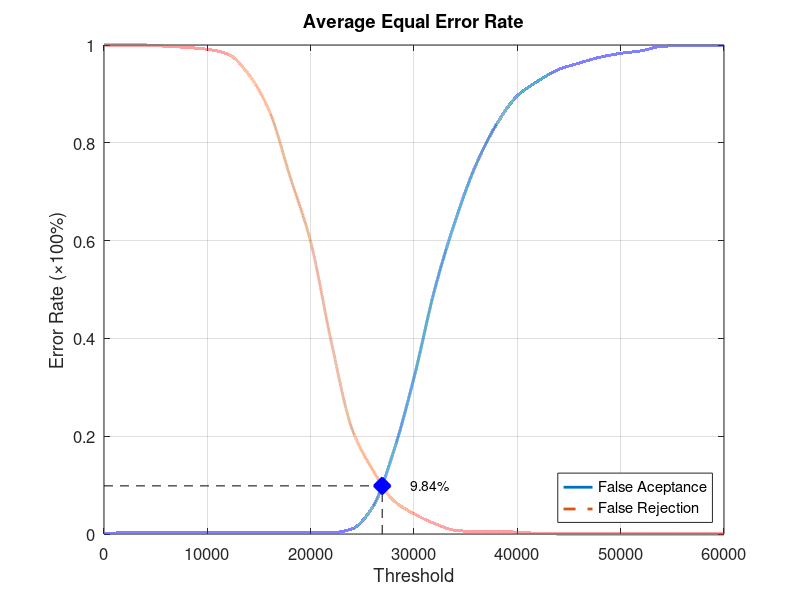
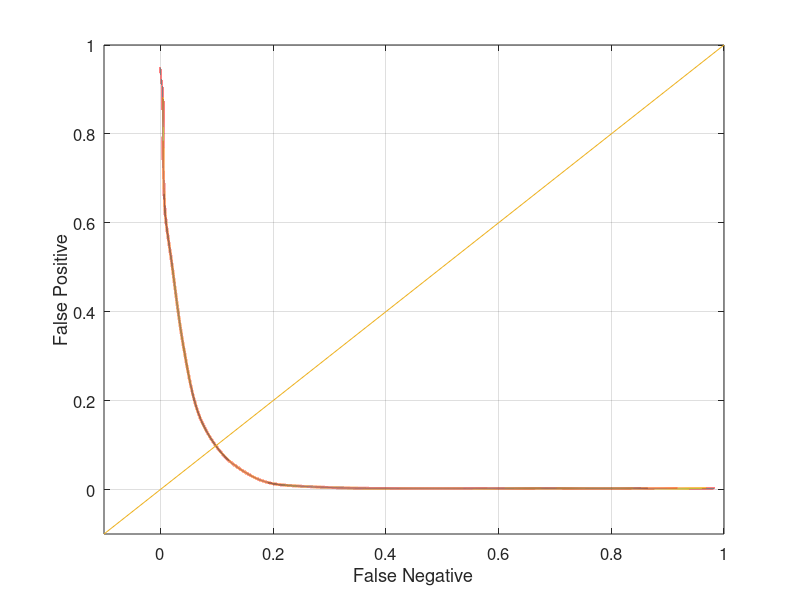

Reproduce these figures in MATLAB, in order.
function yEER = Experiment4Average
close all;
clear;
clc;
x = 0:2000:60000;
xq = 0:0.5:60000;

y0 = [0 0.00263158 0.00263158 0.00263158 0.00263158 0.00263158 0.00263158 0.00263158 0.00263158 0.00263158 0.00263158 0.00263158 0.0105263 0.0552632 0.167105 0.319737 0.5 0.64079 0.755263 0.838158 0.896053 0.926316 0.95 0.963158 0.975 0.982895 0.988158 0.997368 0.998684 0.998684 1];
yy0 = interp1(x, y0, xq, 'pchip');
y1 = [1 1 1 0.9975 0.995 0.99125 0.98125 0.94 0.865 0.73125 0.5975 0.3925 0.215 0.13125 0.06875 0.04125 0.02125 0.0075 0.005 0.005 0.00375 0.00125 0 0 0 0 0 0 0 0 0];
yy1 = interp1(x, y1, xq, 'pchip');

% Calculating EER: 
y2 = abs(y0 - y1);
find(y2 == min(y2))
yy2 = abs(yy0 - yy1);
xEER = find(yy2 == min(yy2));
xEERIndex = xq(xEER) % X-axis EER
yEER = yy0(xEER) % Y-axis EER

main = figure
plot(xq, yy0,'-','LineWidth', 2);	hold on
plot(xq, yy1,'--','LineWidth', 2);	hold on
plot([xEERIndex xEERIndex], [0 yEER], 'k--');	hold on
plot([0 xEERIndex], [yEER yEER], 'k--');	hold on
plot(xEERIndex, yEER, 'bx', 'LineWidth', 10);	hold on
text(xEERIndex + 10 * xEERIndex / 100, yEER, [num2str(round((10000 * yEER)) / 100) '%'])
legend('False Aceptance', 'False Rejection', 'Location', 'SouthEast')
xlabel('Threshold')
ylabel('Error Rate (\times100%)')
title('Average Equal Error Rate')
set(gca, 'FontSize', 12)
axis([0 60000 0 1])
grid on

print(main, 'Experiment4AverageMain', '-dpng');
FNRxFPR = figure('Color', [1 1 1]);
plot(yy1, yy0, '-', yy1, yy0, 'LineWidth', 2);
hold on
y = -0.1:0.1:1
plot(y, y); 
set(gca, 'FontSize', 12)
xlabel('False Negative')
ylabel('False Positive')
axis([-0.1 1 -0.1 1])
set(gca, 'FontSize', 12)
grid on

print(FNRxFPR, 'Experiment4AverageFNRxFPR','-dpng');
end
